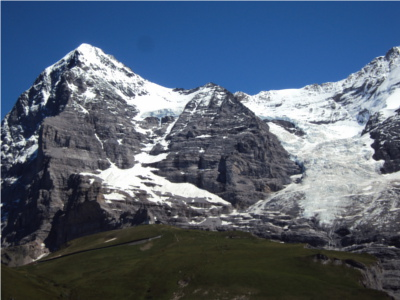
%> input picture hw03/data/part1/hill/1.JPG, 400 x 300 px
$ octave --eval "stitch_multiple_images;"   (GNU Octave 9; MATLAB toolbox functions it lacks are replaced by stand-ins)
%> lines starting %> are read from the running program, lines starting %| are printed output that depends on the picture
### hw03/code/harris.m
% HARRIS - Harris corner detector
%
% Usage:  [cim, r, c] = harris(im, sigma, thresh, radius, disp)
%
% Arguments:
%            im     - image to be processed.
%            sigma  - standard deviation of smoothing Gaussian. Typical
%                     values to use might be 1-3.
%            thresh - threshold (optional). Try a value ~1000.
%            radius - radius of region considered in non-maximal
%                     suppression (optional). Typical values to use might
%                     be 1-3.
%            disp   - optional flag (0 or 1) indicating whether you want
%                     to display corners overlayed on the original
%                     image. This can be useful for parameter tuning.
%
% Returns:
%            cim    - binary image marking corners.
%            r      - row coordinates of corner points.
%            c      - column coordinates of corner points.
%
% If thresh and radius are omitted from the argument list 'cim' is returned
% as a raw corner strength image and r and c are returned empty.

% Reference:
% C.G. Harris and M.J. Stephens. "A combined corner and edge detector",
% Proceedings Fourth Alvey Vision Conference, Manchester.
% pp 147-151, 1988.
%
% Author:
% Peter Kovesi
% Department of Computer Science & Software Engineering
% The University of Western Australia
% pk@cs.uwa.edu.au  www.cs.uwa.edu.au/~pk
%
% March 2002

function [cim, r, c] = harris(im, sigma, thresh, radius, disp)

    error(nargchk(2,5,nargin));

    dx = [-1 0 1; -1 0 1; -1 0 1]; % Derivative masks
    dy = dx';

    Ix = conv2(im, dx, 'same');    % Image derivatives
    Iy = conv2(im, dy, 'same');

    % Generate Gaussian filter of size 6*sigma (+/- 3sigma) and of
    % minimum size 1x1.
    g = fspecial('gaussian',max(1,fix(6*sigma)), sigma);

    Ix2 = conv2(Ix.^2, g, 'same'); % Smoothed squared image derivatives
    Iy2 = conv2(Iy.^2, g, 'same');
    Ixy = conv2(Ix.*Iy, g, 'same');

    cim = (Ix2.*Iy2 - Ixy.^2)./(Ix2 + Iy2 + eps); % Harris corner measure

    % Alternate Harris corner measure used by some.  Suggested that
    % k=0.04 - I find this a bit arbitrary and unsatisfactory.
%   cim = (Ix2.*Iy2 - Ixy.^2) - k*(Ix2 + Iy2).^2;

    if nargin > 2   % We should perform nonmaximal suppression and threshold

	% Extract local maxima by performing a grey scale morphological
	% dilation and then finding points in the corner strength image that
	% match the dilated image and are also greater than the threshold.
	sze = 2*radius+1;                   % Size of mask.
	mx = ordfilt2(cim,sze^2,ones(sze)); % Grey-scale dilate.
	cim = (cim==mx)&(cim>thresh);       % Find maxima.

	[r,c] = find(cim);                  % Find row,col coords.

	if nargin==5 & disp      % overlay corners on original image
	    figure, imagesc(im), axis image, colormap(gray), hold on
	    plot(c,r,'ys'), title('corners detected');
	end

    else  % leave cim as a corner strength image and make r and c empty.
	r = []; c = [];
    end

### hw03/code/compute_inlier_matches.m
function[feature_matches, homography_matrix, optimal_residual_error, optimal_inlier_points, max_num_of_inliers] = compute_inlier_matches(left_image, right_image)

% declare the variables that are going to be used.
neighbor_size = 10;
num_of_descriptor_limit = 200;
% the threshold of which points can be considered as inlier
threshold = 5;

% chose sigma as 3 and radius as 2 so that the mask size is 5.
[left_img_corner_idx, left_img_row_idx, left_img_col_idx] = harris(left_image, 3, 0.025, 2, 1);
[right_img_corner_idx, right_img_row_idx, right_img_col_idx] = harris(right_image, 3, 0.025, 2, 1);

[left_img_row_idx, left_img_col_idx, left_img_feature_desc] = feature_descriptor(left_image, left_img_row_idx, left_img_col_idx, neighbor_size);
[right_img_row_idx, right_img_col_idx, right_img_feature_desc] = feature_descriptor(right_image, right_img_row_idx, right_img_col_idx, neighbor_size);

num_left_img_corners = size(left_img_row_idx, 1);
num_right_img_corners = size(right_img_row_idx, 1);

% select only corner points obtained from feature descriptor
left_img_feature_desc = left_img_feature_desc(1:num_left_img_corners,:);
right_img_feature_desc = right_img_feature_desc(1:num_right_img_corners, :);

% compute the eclidean mean squared distance between each points
feature_match_dist = dist2(left_img_feature_desc, right_img_feature_desc);

% find the minimum distance between points and select those feature matches
feature_matches = [];
for i = 1:num_of_descriptor_limit
    [row_id, col_id] = find(feature_match_dist == min(min(feature_match_dist)));
    if(length(row_id) == 1)
        temp_matches = [row_id, left_img_row_idx(row_id), left_img_col_idx(row_id), col_id, right_img_row_idx(col_id), right_img_col_idx(col_id), min(min(feature_match_dist))];
        feature_matches = cat(1, feature_matches, temp_matches);
        % put high values so that they are not selected for the next
        % iteration
        feature_match_dist(row_id, :) = 100;
        feature_match_dist(:, col_id) = 100;
    end
end

% % display the matching pairs
% check_matched_pair(feature_matches, left_image, right_image, size(left_image, 2));
% title('Mapping of Harris features');

%% Perform RANSAC to find the inliers and the corresponding homograpy matrix.
num_of_matches = size(feature_matches, 1);
num_of_iterations = 10000;
max_num_of_inliers = 0;
ransac_num_matches = 4;

for i = 1 : num_of_iterations
    %select a random subset of points
    inlier_points = randsample(num_of_matches, ransac_num_matches);

    homography_matrix = compute_homography_matrix(feature_matches, inlier_points, ransac_num_matches);

    [num_of_inliers, inlier_points, residual_error] = compute_residual_error(homography_matrix, feature_matches, num_of_matches, threshold);

    %record the number of inliers
    inlier_per_iteration = num_of_inliers;

    if inlier_per_iteration >  max_num_of_inliers
        max_num_of_inliers = inlier_per_iteration;

        H_max_inliers = homography_matrix;
        optimal_residual_error = residual_error;
        optimal_inlier_points = inlier_points;
    end
end

homography_matrix = H_max_inliers;
end

### hw03/code/feature_descriptor.m
function [row, col, feature_descptions] = feature_descriptor(image, row, col, neighbor_size)
[height, width] = size(image);
num_of_corners = size(row, 1);

trimmed_row = [];
trimmed_col = [];
for i = 1:num_of_corners
    if((row(i) > neighbor_size) && (col(i) > neighbor_size) && (row(i) < height - neighbor_size - 1) && (col(i) < width - neighbor_size - 1))
        trimmed_row = [trimmed_row; row(i)];
        trimmed_col = [trimmed_col; col(i)];
    end
end

row = trimmed_row;
col = trimmed_col;

feature_descptions = zeros(num_of_corners, (2*neighbor_size+1)^2);
num_of_corners = size(row, 1);

for i = 1:num_of_corners
    range_of_rows = row(i) - neighbor_size : row(i)+neighbor_size;
    range_of_cols = col(i) - neighbor_size : col(i)+neighbor_size;
    padded_img = image(range_of_rows, range_of_cols);
    feature_descptions(i,:) = reshape(padded_img, 1, (2*neighbor_size+1)^2);
end

end

### hw03/code/dist2.m
function n2 = dist2(x, c)
% DIST2	Calculates squared distance between two sets of points.
% Adapted from Netlab neural network software:
% http://www.ncrg.aston.ac.uk/netlab/index.php
%
%	Description
%	D = DIST2(X, C) takes two matrices of vectors and calculates the
%	squared Euclidean distance between them.  Both matrices must be of
%	the same column dimension.  If X has M rows and N columns, and C has
%	L rows and N columns, then the result has M rows and L columns.  The
%	I, Jth entry is the  squared distance from the Ith row of X to the
%	Jth row of C.
%
%
%	Copyright (c) Ian T Nabney (1996-2001)

[ndata, dimx] = size(x);
[ncentres, dimc] = size(c);
if dimx ~= dimc
	error('Data dimension does not match dimension of centres')
end

n2 = (ones(ncentres, 1) * sum((x.^2)', 1))' + ...
  ones(ndata, 1) * sum((c.^2)',1) - ...
  2.*(x*(c'));

% Rounding errors occasionally cause negative entries in n2
if any(any(n2<0))
  n2(n2<0) = 0;
end

### hw03/code/compute_homography_matrix.m
function [H] = compute_homography_matrix(matches, inliers, ransac_num_matches)
A = [];
for i = 1:ransac_num_matches
    current_match = matches(inliers(i), :);
    x_transpose = [current_match(3), current_match(2), 1];
    A_i = [x_transpose*0, x_transpose, x_transpose*(-current_match(5));
        x_transpose, x_transpose*0, x_transpose*(-current_match(6))];
    A = cat(1, A, A_i);
end
[U, S, V] = svd(A); % Eigenvectors of transpose(A)*A
X = V(:, end);     % Vector corresponding to smallest eigenvalue
H = reshape(X, 3, 3);   % Reshape into 3x3 matrix
%H = H ./ H(3,3);
end

### hw03/code/compute_residual_error.m
function [num_of_inliers, inlier_matches, residual_error] = compute_residual_error(H, matches, limit, threshold)

num_of_inliers = 0;
residual_error = [];
inlier_matches = [];

for i = 1:limit
    transformed_points = H' * [matches(i, 3); matches(i, 2); 1];
    x_2d = transformed_points(1) / transformed_points(3);
    y_2d = transformed_points(2) / transformed_points(3);

    residual = dist2([x_2d, y_2d], [matches(i, 6), matches(i, 5)]);
    if residual < threshold
        inlier_matches = cat(1, inlier_matches, i);
        residual_error = cat(1, residual_error, residual);
        num_of_inliers = num_of_inliers + 1;
    end
end

end

### hw03/code/stitch_multiple_images.m
function[] = stitch_multiple_images()
image1 = imread('../data/part1/hill/1.JPG');
%> image1 is the input picture: size 300x400x3 uint8; mean R, G, B 82.9, 95.7, 113.4
image2 = imread('../data/part1/hill/2.JPG');
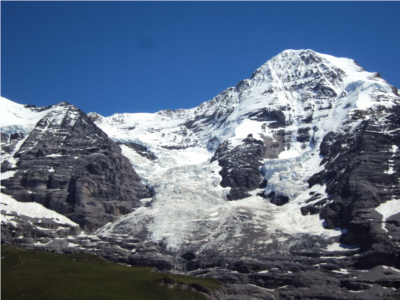
%> input picture hw03/data/part1/hill/2.JPG, 400 x 300 px
%> image2 is the input picture: size 300x400x3 uint8; mean R, G, B 93, 108.6, 131
image3 = imread('../data/part1/hill/3.JPG');
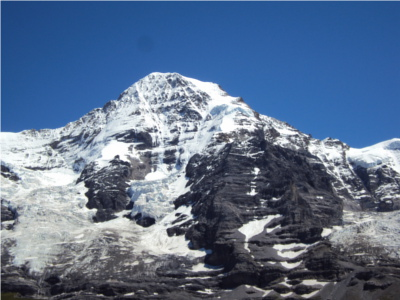
%> input picture hw03/data/part1/hill/3.JPG, 400 x 300 px
%> image3 is the input picture: size 300x400x3 uint8; mean R, G, B 93.1, 113.3, 142.2

img1_gray = rgb2gray(image1);
img2_gray = rgb2gray(image2);
img3_gray = rgb2gray(image3);

img1 = im2double(img1_gray);
img2 = im2double(img2_gray);
img3 = im2double(img3_gray);

image1_width = size(img1, 2);
%> image1_width = 400
image2_width = size(img2, 2);
%> image2_width = 400
image3_width = size(img3, 2);
%> image3_width = 400

% so to stitch more than 2 images, first we need to find the middle image,
% then the leftmost image and the remaining image will be the right most
% image. To do this, we can compute the number of inliers for each image.
% Then by logic the middle image will have the most number of inliers as it
% is being stitched from the left as well from the right. Once, we find the
% middle image we then find the left most image. After, the order of images
% has been identified we stitch them 2 images at a time and the stitch pair
% logic can be used for this.

[feature_matches_12, H_12, opt_residual_error_12, opt_inlier_points_12, max_num_of_inliers_12] = compute_inlier_matches(img1, img2);
%> in harris, `cim = (cim==mx)&(cim>thresh);`:
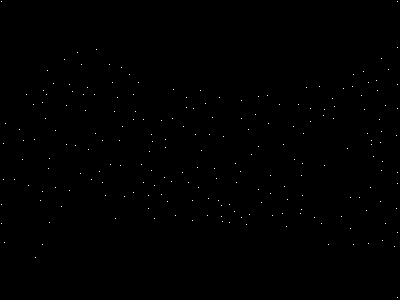
%> cim: size 300x400 logical; 0.18% white in thin lines or dots
%> in harris, `[r,c] = find(cim);`: r = 212 values from 2 to 298; c = 212 values from 2 to 398
%> in compute_inlier_matches, `[left_img_corner_idx, left_img_row_idx, left_img_col_idx] = harris(lef..`: left_img_row_idx = 212 values, max 298 at index 212, min 2 at index 1, mean 151.4; left_img_col_idx = 212 values from 2 to 398
%> in harris (call 2), `cim = (cim==mx)&(cim>thresh);`: cim: size 300x400 logical; 0.21% white in thin lines or dots
%> in compute_inlier_matches, `[right_img_corner_idx, right_img_row_idx, right_img_col_idx] = harris(..`: right_img_row_idx = 248 values, max 291 at index 155, min 2 at index 1, mean 174.9; right_img_col_idx = 248 values from 2 to 399
%> the loop in feature_descriptor, `for i = 1:num_of_corners` made 212 passes
%> (trimmed_row, trimmed_col) on passes 8 to 13: (180, 15), ([180; 130], [15; 20]), ([180; 130; 160], [15; 20; 23]), ([180; 130; 160; 141], [15; 20; 23; 24]), ([180; 130; 160; 141; 95], [15; 20; 23; 24; 27]), ([180; 130; 160; 141; 95; 186], [15; 20; 23; 24; 27; 29])
%> trimmed_col on passes 20 to 22: [15; 20; 23; 24; 27; 29; 34; 35; 36; 41; 43; 43; 43], [15; 20; 23; 24; 27; 29; 34; 35; 36; 41; 43; 43; 43; 44], [15; 20; 23; 24; 27; 29; 34; 35; 36; 41; 43; 43; 43; 44; 46]
%> after the loop in feature_descriptor, `for i = 1:num_of_corners`: trimmed_col = 193 values from 15 to 386; trimmed_row = 193 values, max 258 at index 9, min 50 at index 42, mean 151.2
%> in feature_descriptor, `row = trimmed_row;`: row has the same summary as trimmed_row
%> in feature_descriptor, `col = trimmed_col;`: col = 193 values from 15 to 386
%> after the loop in feature_descriptor, `for i = 1:num_of_corners`:
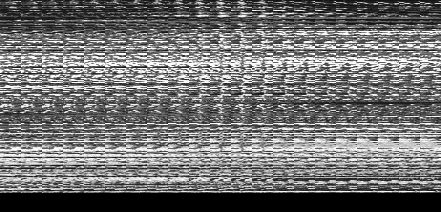
%> feature_descptions: size 212x441 double; min 0, max 1, mean 0.447
%> in compute_inlier_matches, `[left_img_row_idx, left_img_col_idx, left_img_feature_desc] = feature_..`: left_img_row_idx has the same summary as trimmed_row in feature_descriptor
%> call 2 of feature_descriptor, with neighbor_size = 10
%> the loop in feature_descriptor (call 2), `for i = 1:num_of_corners` made 248 passes
%> (trimmed_row, trimmed_col) on passes 10 to 15: (138, 12), ([138; 222], [12; 13]), ([138; 222; 166], [12; 13; 14]), ([138; 222; 166; 157], [12; 13; 14; 15]), ([138; 222; 166; 157; 201], [12; 13; 14; 15; 18]), ([138; 222; 166; 157; 201; 237], [12; 13; 14; 15; 18; 21])
%> trimmed_col on passes 22 to 24: [12; 13; 14; 15; 18; 21; 22; 26; 30; 34; 36; 38; 39], [12; 13; 14; 15; 18; 21; 22; 26; 30; 34; 36; 38; 39; 39], [12; 13; 14; 15; 18; 21; 22; 26; 30; 34; 36; 38; 39; 39; 45]
%> after the loop in feature_descriptor (call 2), `for i = 1:num_of_corners`: trimmed_col = 226 values from 12 to 386; trimmed_row = 226 values, max 288 at index 225, min 53 at index 155, mean 175.3
%> in feature_descriptor (call 2), `row = trimmed_row;`: row has the same summary as trimmed_row
%> in feature_descriptor (call 2), `col = trimmed_col;`: col = 226 values from 12 to 386
%> after the loop in feature_descriptor (call 2), `for i = 1:num_of_corners`:
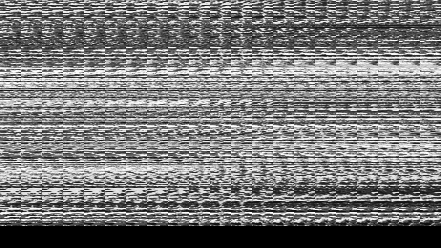
%> feature_descptions: size 248x441 double; min 0, max 1, mean 0.472
%> in compute_inlier_matches, `[right_img_row_idx, right_img_col_idx, right_img_feature_desc] = featu..`: right_img_row_idx has the same summary as trimmed_row in feature_descriptor
%> in compute_inlier_matches, `right_img_feature_desc = right_img_feature_desc(1:num_right_img_corner..`:
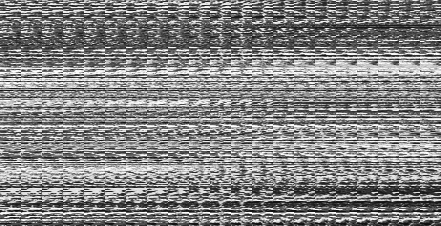
%> right_img_feature_desc: size 226x441 double; min 0.0431, max 1, mean 0.518
%> in dist2, `n2 = (ones(ncentres, 1) * sum((x.^2)', 1))' + ones(ndata, 1) * sum((c...`:
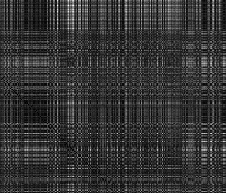
%> n2: size 193x226 double; min 0.39, max 302.7, mean 63; drawn with min black and max white
%> the loop in compute_inlier_matches, `for i = 1:num_of_descriptor_limit` made 200 passes
%> (row_id, col_id, temp_matches) on passes 2 to 13: (139, 62, [139 200 288 62 223 137 0.434]), (123, 46, [123 155 252 46 177 103 0.508]), (154, 76, [154 224 322 76 248 169 0.508]), (135, 57, [135 214 283 57 237 131 0.52]), (127, 47, [127 190 259 47 212 108 0.522]), (103, 26, [103 169 215 26 189 64 0.704]), (191, 108, [191 241 383 108 266 227 0.71]), (164, 88, [164 149 348 88 175 197 0.737]), (157, 80, [157 166 325 80 191 175 0.744]), (178, 102, [178 188 371 102 214 217 0.75]), (126, 49, [126 147 259 49 169 111 0.768]), (149, 72, [149 88 307 72 113 160 0.768])
%> (row_id, col_id, feature_matches) on pass 1: (114, 39, [114 164 236 39 185 86 0.39])
%> after the loop in compute_inlier_matches, `for i = 1:num_of_descriptor_limit`: feature_match_dist: size 193x226 double; every value is 100
%> after the loop in compute_inlier_matches, `for i = 1:num_of_descriptor_limit`: temp_matches = [14 91 44 154 131 285 55.69]
%> in compute_inlier_matches, `num_of_matches = size(feature_matches, 1);`: num_of_matches = 193
[feature_matches_23, H_23, opt_residual_error_23, opt_inlier_points_23, max_num_of_inliers_23] = compute_inlier_matches(img2, img3);
[feature_matches_13, H_13, opt_residual_error_13, opt_inlier_points_13, max_num_of_inliers_13] = compute_inlier_matches(img1, img3);

% fprintf('Num of inliers for 1-2 %d \n', max_num_of_inliers_12);
% fprintf('Num of inliers for 2-3 %d \n', max_num_of_inliers_23);
% fprintf('Num of inliers for 1-3 %d \n', max_num_of_inliers_13);


%% find image order and then stitch them
% check if image 1 is the middle image.
if(max_num_of_inliers_12 > max_num_of_inliers_23 && max_num_of_inliers_13 > max_num_of_inliers_23)
    is_leftmost_img = is_leftmost_image(opt_inlier_points_12, image2_width / 2);

    if(is_leftmost_img == 0) % image 2 is leftmost image
        fprintf('order of stitching: 2->1->3 \n');
        stitched_image = stitch_images(image1, image2, H_12);
        stitched_img_gray = rgb2gray(im2double(stitched_image));
        [~, H, ~, ~, ~] = compute_inlier_matches(stitched_img_gray, img3);
        stitched_image = stitch_images(stitched_image, image3, H);

    else % image 3 is leftmost image
        fprintf('order of stitching: 3->1->2 \n');
        stitched_image = stitch_images(image3, image1, H_13);
        % convert the stitched image to gray
        stitched_img_gray = rgb2gray(im2double(stitched_image));

        %compute homography for stitched image and right most image
        [~, H, ~, ~, ~] = compute_inlier_matches(stitched_img_gray, img2);
        stitched_image = stitch_images(stitched_image, image2, H);
    end

% check if image 2 is the middle image.
elseif(max_num_of_inliers_23 > max_num_of_inliers_13 && max_num_of_inliers_12 > max_num_of_inliers_13)
    is_leftmost_img = is_leftmost_image(opt_inlier_points_23, image3_width /2);

    if(is_leftmost_img == 0) % image 3 is leftmost image
        fprintf('order of stitching: 3->2->1 \n');
        stitched_image = stitch_images(image3, image2, H_23);
        stitched_img_gray = rgb2gray(im2double(stitched_image));
        [~, H, ~, ~, ~] = compute_inlier_matches(stitched_img_gray, img1);
        stitched_image = stitch_images(stitched_image, image1, H);

    else % image 1 is leftmost image
        fprintf('order of stitching: 1->2->3 \n');
        stitched_image = stitch_images(image1, image2, H_12);
        stitched_img_gray = rgb2gray(im2double(stitched_image));
        [~, H, ~, ~, ~] = compute_inlier_matches(stitched_img_gray, img3);
        stitched_image = stitch_images(stitched_image, image3, H);
    end

% check if image 3 is the middle image.
elseif(max_num_of_inliers_23 > max_num_of_inliers_12 && max_num_of_inliers_13 > max_num_of_inliers_12)
    is_leftmost_img = is_leftmost_image(opt_inlier_points_13, image1_width / 2);

    if(is_leftmost_img == 0) % image 1 is leftmost image
        fprintf('order of stitching: 1->3->2 \n');
        stitched_image = stitch_images(image1, image3, H_13);
        stitched_img_gray = rgb2gray(im2double(stitched_image));

        [~, H, ~, ~, ~] = compute_inlier_matches(stitched_img_gray, img2);
        stitched_image = stitch_images(stitched_image, image2, H);

    else % image 2 is leftmost image
        fprintf('order of stitching: 2->3->1 \n');
        stitched_image = stitch_images(image2, image3, H_23);
        stitched_img_gray = rgb2gray(im2double(stitched_image));
        [~, H, ~, ~, ~] = compute_inlier_matches(stitched_img_gray, img1);
        stitched_image = stitch_images(stitched_image, image1, H);
    end
end

figure;
imshow(stitched_image);
end
%> (the run ends here)
